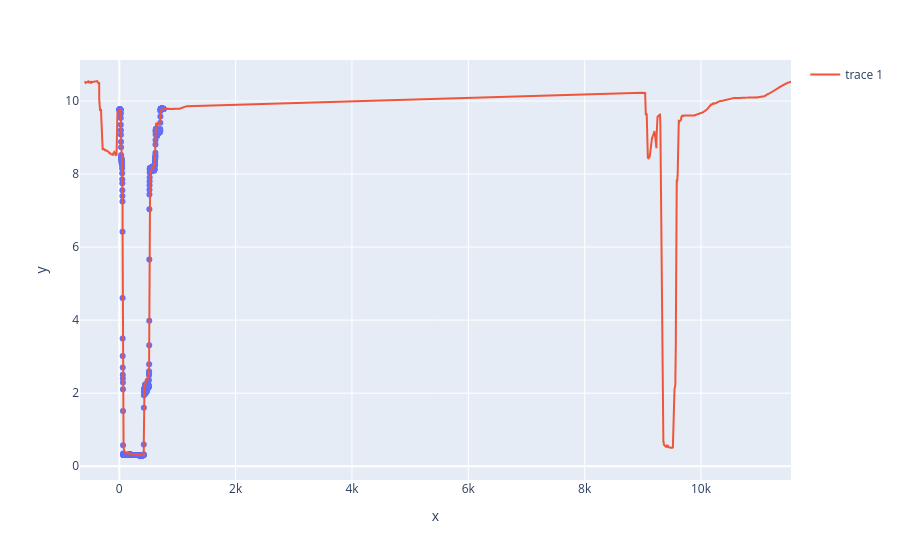

Here is the notebook cell this chart was saved with:
### Code cell
import plotly.express as px
import plotly.graph_objects as go

offset = -599

fig = px.scatter(x=cruise_data['CTD0021.cnv']['timeS'],y=cruise_data['CTD0021.cnv']['t090C'])
fig.add_scatter(x=rbr_subset['time_elapsed'].dt.total_seconds()+offset, y=rbr_subset.Temperature)

### Figure 1 — Plotly figure (JSON) as saved in the notebook; plotly's stock layout.template omitted (floating-point values rounded to 4 significant figures; data arrays with more than 128 entries replaced by an {"elided": "..."} marker saying what was removed)
{"data": [{"hovertemplate": "x=%{x}<br>y=%{y}<extra></extra>", "legendgroup": "", "marker": {"color": "#636efa", "symbol": "circle"}, "mode": "markers", "name": "", "orientation": "v", "showlegend": false, "type": "scatter", "x": {"elided": "763 float values"}, "xaxis": "x", "y": {"elided": "763 float values"}, "yaxis": "y"}, {"type": "scatter", "x": {"elided": "8642 float values"}, "y": {"elided": "8642 float values"}}], "layout": {"legend": {"tracegroupgap": 0}, "margin": {"t": 60}, "xaxis": {"anchor": "y", "domain": [0, 1], "title": {"text": "x"}}, "yaxis": {"anchor": "x", "domain": [0, 1], "title": {"text": "y"}}}}
